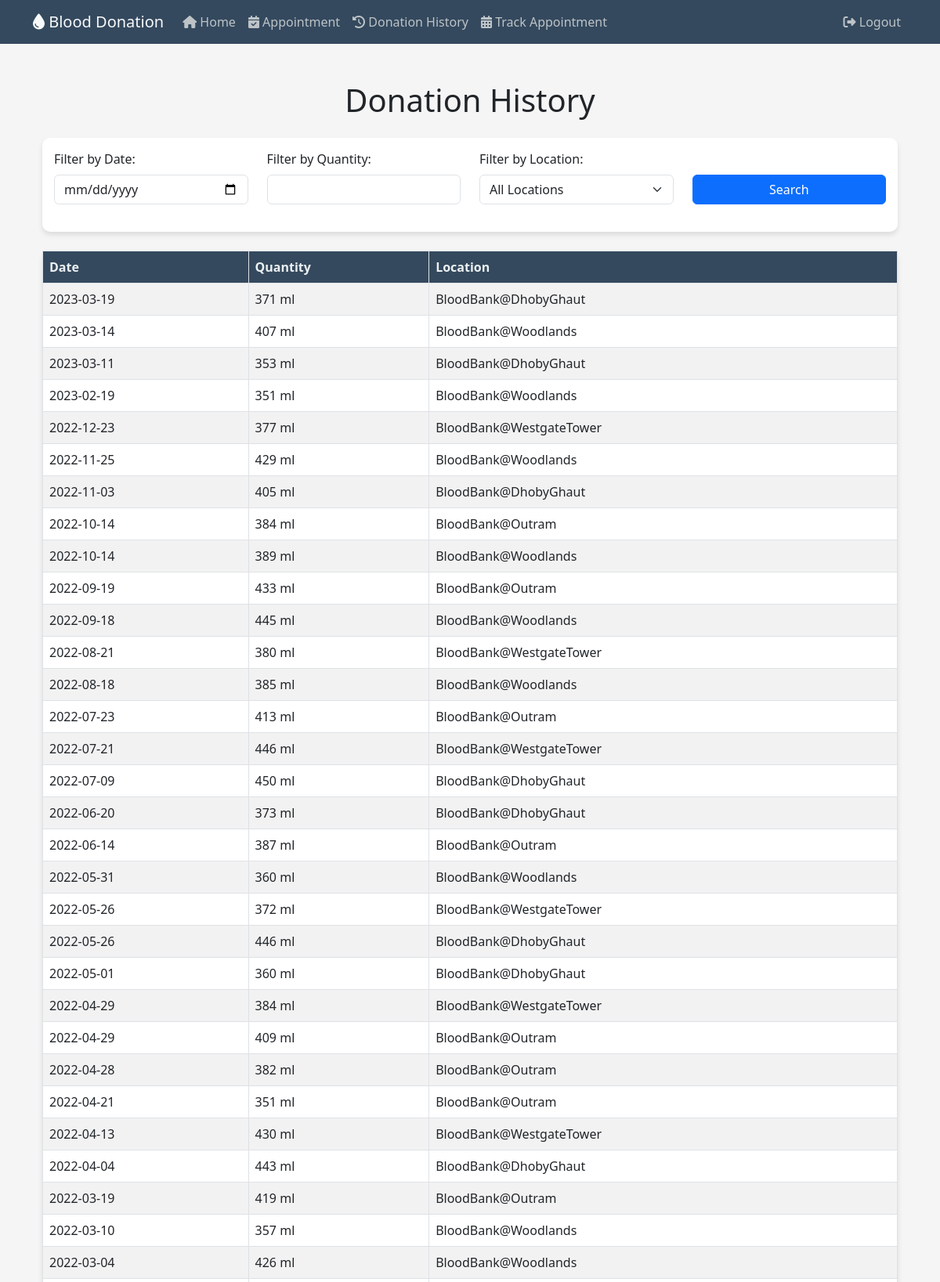
Screenshot of /donationhistory (signed in, upper part) with the database file from the repository.
### website/models.py (models this page shows)
class Donations(db.Model):
    DonationID = db.Column(db.Integer, primary_key=True, autoincrement=True)
    DonorID = db.Column(db.Integer, db.ForeignKey('donors.DonorID'))
    DonationDate = db.Column(db.Date, nullable=False)
    Quantity = db.Column(db.Integer, nullable=False)
    Location = db.Column(db.String(50), nullable=False)

### website/views.py (the view)
@views.route('/donationhistory')
def donationhistory():
    logged_in_user_email = session['email']
    user = Users.get_by_email(logged_in_user_email)
    donor_id = user.donor.DonorID
    stmt = select(Donations.DonationDate, Donations.Quantity, Donations.Location).where(Donations.DonorID == donor_id).order_by(Donations.DonationDate.desc())
    result = db.session.execute(stmt)
    donations = result.fetchall()
    return render_template('donationhistory.html', donations=donations)

### website/models.py (called while the page is built)
    def get_by_email(email):
        return Users.query.filter_by(Email=email).first()

### website/templates/donationhistory.html (shortened to what this page needs)
{% extends "base.html" %}
{% block text %}
<div class="container my-5">
    <h1 class="mb-4">Donation History</h1>
    <div class="form-custom mb-4">
        <div class="row">
            <div class="col-md-3 filter-input">
                <label for="filter-date" class="form-label">Filter by Date:</label>
                <input type="date" class="form-control" id="filter-date">
            </div>
            <div class="col-md-3 filter-input">
                <label for="filter-quantity" class="form-label">Filter by Quantity:</label>
                <input type="number" class="form-control" id="filter-quantity">
            </div>
            <div class="col-md-3 filter-input">
                <label for="filter-location" class="form-label">Filter by Location:</label>
                <select class="form-select" id="filter-location">
                    <option value="">All Locations</option>
                </select>
            </div>
            <div class="col-md-3 filter-input d-flex align-items-end">
                <button class="btn btn-primary" id="search-btn">Search</button>
            </div>
        </div>
    </div>
    <table class="table table-striped table-bordered table-custom">
        <thead>
            <tr>
                <th>Date</th>
                <th>Quantity</th>
                <th>Location</th>
            </tr>
        </thead>
        <tbody>
            {% for donation in donations %}
                <tr>
                    <td>{{ donation[0] }}</td>
                    <td>{{ donation[1] }} ml</td>
                    <td>{{ donation[2] }}</td>
                </tr>
            {% else %}
                <tr>
                    <td colspan="3" class="text-center">No donations available</td>
                </tr>
            {% endfor %}
        </tbody>
    </table>
</div>
{% endblock %}

### website/templates/base.html (shortened to what this page needs)
<!DOCTYPE html>
<html>
<head>
    <link rel="stylesheet" type="text/css" href="{{ url_for('static', filename='styles.css') }}">
	<link rel="stylesheet" href="https://cdnjs.cloudflare.com/ajax/libs/font-awesome/6.3.0/css/all.min.css" />
	<link href="https://cdn.jsdelivr.net/npm/bootstrap@5.3.0-alpha1/dist/css/bootstrap.min.css" rel="stylesheet">
	<link rel="stylesheet" href="https://cdnjs.cloudflare.com/ajax/libs/bootstrap-datepicker/1.9.0/css/bootstrap-datepicker.css" />
</head>
<body>
	<nav class="navbar navbar-expand-lg navbar-custom">
		<div class="container">
			<a class="navbar-brand text-light" href="#"><i class="fas fa-tint"></i> Blood Donation</a>
			<div class="collapse navbar-collapse" id="navbarNav">
				<ul class="navbar-nav me-auto">
					<li class="nav-item">
						<a class="nav-link nav-link-custom" href="/main"><i class="fas fa-home"></i> Home</a>
					</li>
					<li class="nav-item">
						<a class="nav-link nav-link-custom" href="/startcheck"><i class="fas fa-calendar-check"></i> Appointment</a>
					</li>
					<li class="nav-item">
						<a class="nav-link nav-link-custom" href="/donationhistory"><i class="fas fa-history"></i> Donation History</a>
					</li>
					<li class="nav-item">
						<a class="nav-link nav-link-custom" href="/trackappointment"><i class="fas fa-calendar-alt"></i> Track Appointment</a>
					</li>
				</ul>
				<ul class="navbar-nav">
					<li class="nav-item">
						<a class="nav-link nav-link-custom" href="/logout"><i class="fas fa-sign-out-alt"></i> Logout</a>
					</li>
				</ul>
			</div>
		</div>
	</nav>
	<div class="container mt-4 mb-4">
		{% block text %}
		{% endblock %}
	</div>
</body>
</html>

### website/static/styles.css (style rules this page uses)
body { font-family: 'Poppins', sans-serif; background-color: #f5f5f5 !important; }
h1 { font-size: 36px; margin: 20px 0; text-align: center; color: #4a4a4a; }
.btn-primary { background-color: #007bff; border-color: #007bff; transition: background-color 0.3s, border-color 0.3s; }
.navbar-custom { background-color: #34495e; }
.nav-link-custom { color: #bdc3c7 !important; }

### website/templates/donationhistory.html (style rules this page uses)
.table-custom { background-color: #fff; border-radius: 10px; box-shadow: 0 4px 6px rgba(0, 0, 0, 0.1); }
.table-custom thead th { background-color: #34495e; color: #ecf0f1; }
.form-custom { padding: 15px; background-color: #fff; border-radius: 10px; box-shadow: 0 4px 6px rgba(0, 0, 0, 0.1); }
.filter-input { margin-bottom: 20px; }
#search-btn { width: 100%; margin-top: 30px; }

### rows the page displays
Donations: DonationDate "2023-03-19", Quantity "371", Location "BloodBank@DhobyGhaut"
Donations: DonationDate "2023-03-14", Quantity "407", Location "BloodBank@Woodlands"
Donations: DonationDate "2023-03-11", Quantity "353", Location "BloodBank@DhobyGhaut"
Donations: DonationDate "2023-02-19", Quantity "351", Location "BloodBank@Woodlands"
Donations: DonationDate "2022-12-23", Quantity "377", Location "BloodBank@WestgateTower"
Donations: DonationDate "2022-11-25", Quantity "429", Location "BloodBank@Woodlands"
Donations: DonationDate "2022-11-03", Quantity "405", Location "BloodBank@DhobyGhaut"
Donations: DonationDate "2022-10-14", Quantity "384", Location "BloodBank@Outram"
Donations: DonationDate "2022-10-14", Quantity "389", Location "BloodBank@Woodlands"
Donations: DonationDate "2022-09-19", Quantity "433", Location "BloodBank@Outram"
Donations: DonationDate "2022-09-18", Quantity "445", Location "BloodBank@Woodlands"
Donations: DonationDate "2022-08-21", Quantity "380", Location "BloodBank@WestgateTower"
Donations: DonationDate "2022-08-18", Quantity "385", Location "BloodBank@Woodlands"
Donations: DonationDate "2022-07-23", Quantity "413", Location "BloodBank@Outram"
Donations: DonationDate "2022-07-21", Quantity "446", Location "BloodBank@WestgateTower"
Donations: DonationDate "2022-07-09", Quantity "450", Location "BloodBank@DhobyGhaut"
Donations: DonationDate "2022-06-20", Quantity "373", Location "BloodBank@DhobyGhaut"
Donations: DonationDate "2022-06-14", Quantity "387", Location "BloodBank@Outram"
Donations: DonationDate "2022-05-31", Quantity "360", Location "BloodBank@Woodlands"
Donations: DonationDate "2022-05-26", Quantity "372", Location "BloodBank@WestgateTower"
Donations: DonationDate "2022-05-26", Quantity "446", Location "BloodBank@DhobyGhaut"
Donations: DonationDate "2022-05-01", Quantity "360", Location "BloodBank@DhobyGhaut"
Donations: DonationDate "2022-04-29", Quantity "384", Location "BloodBank@WestgateTower"
Donations: DonationDate "2022-04-29", Quantity "409", Location "BloodBank@Outram"
Donations: DonationDate "2022-04-28", Quantity "382", Location "BloodBank@Outram"
Donations: DonationDate "2022-04-21", Quantity "351", Location "BloodBank@Outram"
Donations: DonationDate "2022-04-13", Quantity "430", Location "BloodBank@WestgateTower"
Donations: DonationDate "2022-04-04", Quantity "443", Location "BloodBank@DhobyGhaut"
Donations: DonationDate "2022-03-19", Quantity "419", Location "BloodBank@Outram"
Donations: DonationDate "2022-03-10", Quantity "357", Location "BloodBank@Woodlands"
Donations: DonationDate "2022-03-04", Quantity "426", Location "BloodBank@Woodlands"
